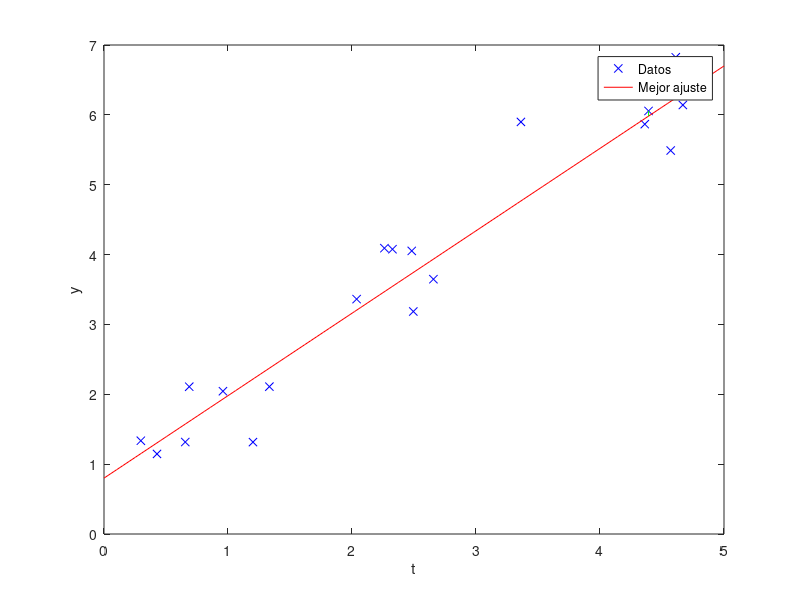

MATLAB code to generate this figure:
t = linspace(0,5);
d = 5*rand(20,1);
y = 1.18*d + 0.8 + 0.5*randn(size(d));
plot(d,y,'bx', t,1.18*t + 0.8,'r-',[d(13),d(13)],[y(13),1.18*d(13) + 0.8],'g-')
%plot(d,y,'ko',d,exp(-x*d),'b-',d,exp(-4*d),'r:',d,exp(-3*d),'r:',d,exp(-2*d),'r:')
legend('Datos','Mejor ajuste')
xlabel('t')
ylabel('y')